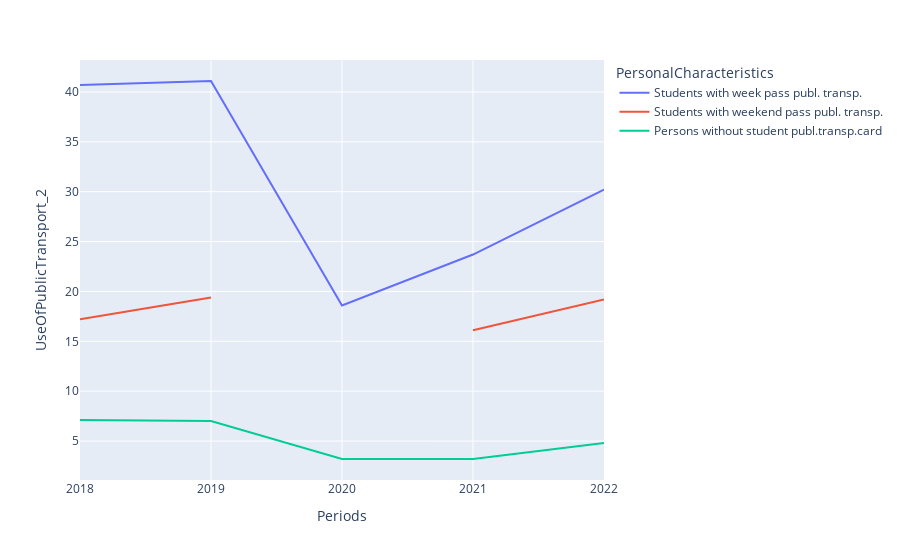

The notebook cell saved with this chart:
### Code cell
mask = df_sorted['PersonalCharacteristics'].str.startswith(('Stud','Pers'));
df_student_pass = df_sorted[mask];
fig = px.line(df_student_pass, y='UseOfPublicTransport_2', x='Periods', color='PersonalCharacteristics')
fig.show()

### Figure 1 — Plotly figure (JSON) as saved in the notebook; plotly's stock layout.template omitted (floating-point values rounded to 4 significant figures)
{"data": [{"hovertemplate": "PersonalCharacteristics=Students with week pass publ. transp.<br>Periods=%{x}<br>UseOfPublicTransport_2=%{y}<extra></extra>", "legendgroup": "Students with week pass publ. transp.", "line": {"color": "#636efa", "dash": "solid"}, "marker": {"symbol": "circle"}, "mode": "lines", "name": "Students with week pass publ. transp.", "orientation": "v", "showlegend": true, "type": "scatter", "x": ["2018", "2019", "2020", "2021", "2022"], "xaxis": "x", "y": [40.7, 41.1, 18.6, 23.7, 30.2], "yaxis": "y"}, {"hovertemplate": "PersonalCharacteristics=Students with weekend pass publ. transp.<br>Periods=%{x}<br>UseOfPublicTransport_2=%{y}<extra></extra>", "legendgroup": "Students with weekend pass publ. transp.", "line": {"color": "#EF553B", "dash": "solid"}, "marker": {"symbol": "circle"}, "mode": "lines", "name": "Students with weekend pass publ. transp.", "orientation": "v", "showlegend": true, "type": "scatter", "x": ["2018", "2019", "2020", "2021", "2022"], "xaxis": "x", "y": [17.2, 19.4, null, 16.1, 19.2], "yaxis": "y"}, {"hovertemplate": "PersonalCharacteristics=Persons without student publ.transp.card<br>Periods=%{x}<br>UseOfPublicTransport_2=%{y}<extra></extra>", "legendgroup": "Persons without student publ.transp.card", "line": {"color": "#00cc96", "dash": "solid"}, "marker": {"symbol": "circle"}, "mode": "lines", "name": "Persons without student publ.transp.card", "orientation": "v", "showlegend": true, "type": "scatter", "x": ["2018", "2019", "2020", "2021", "2022"], "xaxis": "x", "y": [7.1, 7, 3.2, 3.2, 4.8], "yaxis": "y"}], "layout": {"autosize": true, "legend": {"title": {"text": "PersonalCharacteristics"}, "tracegroupgap": 0}, "margin": {"t": 60}, "xaxis": {"anchor": "y", "autorange": true, "domain": [0, 1], "range": [0, 4], "title": {"text": "Periods"}, "type": "category"}, "yaxis": {"anchor": "x", "autorange": true, "domain": [0, 1], "range": [1.094, 43.21], "title": {"text": "UseOfPublicTransport_2"}, "type": "linear"}}}
